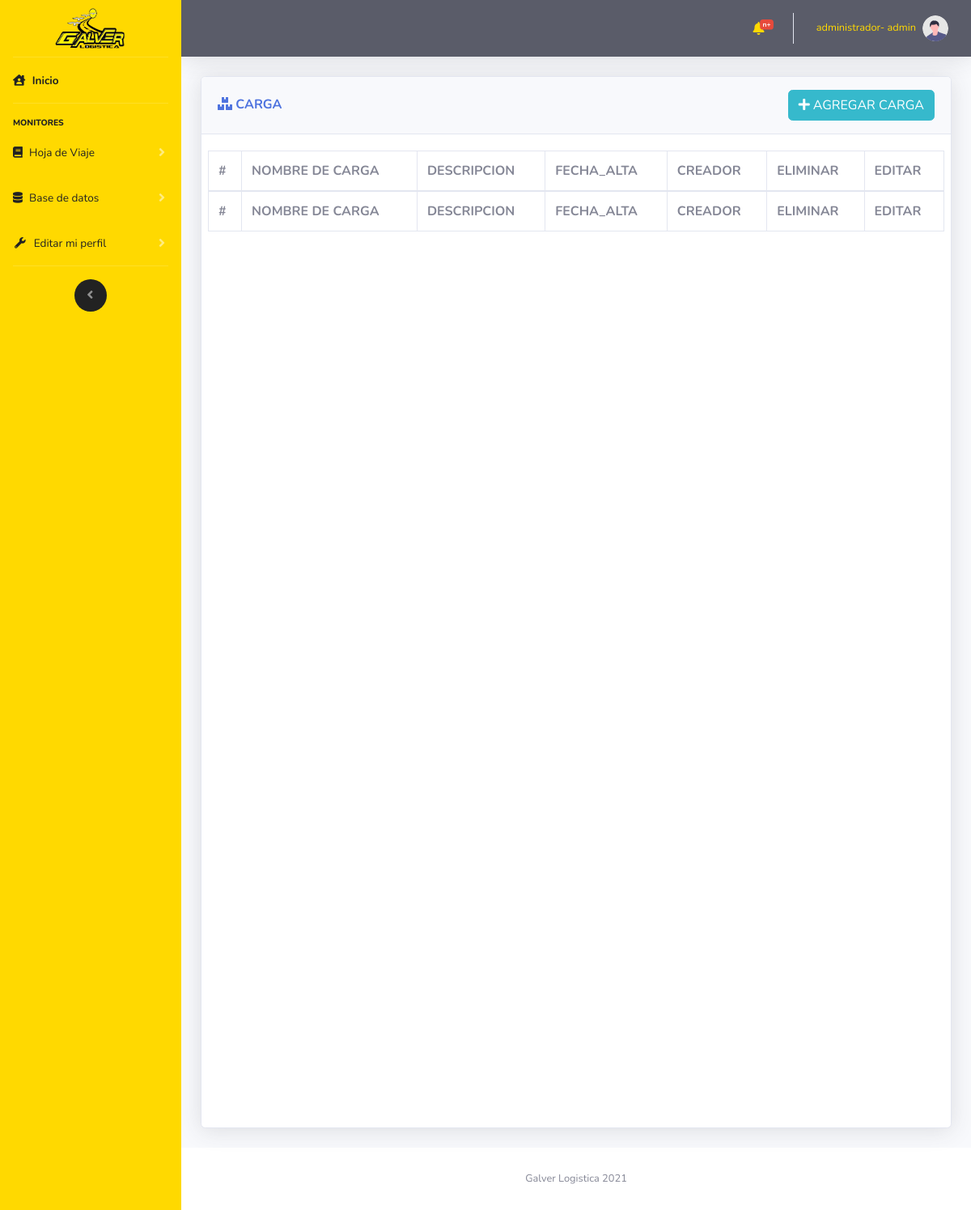
The app's page /vistas/CRUD_Cargas.php (signed in), older data.
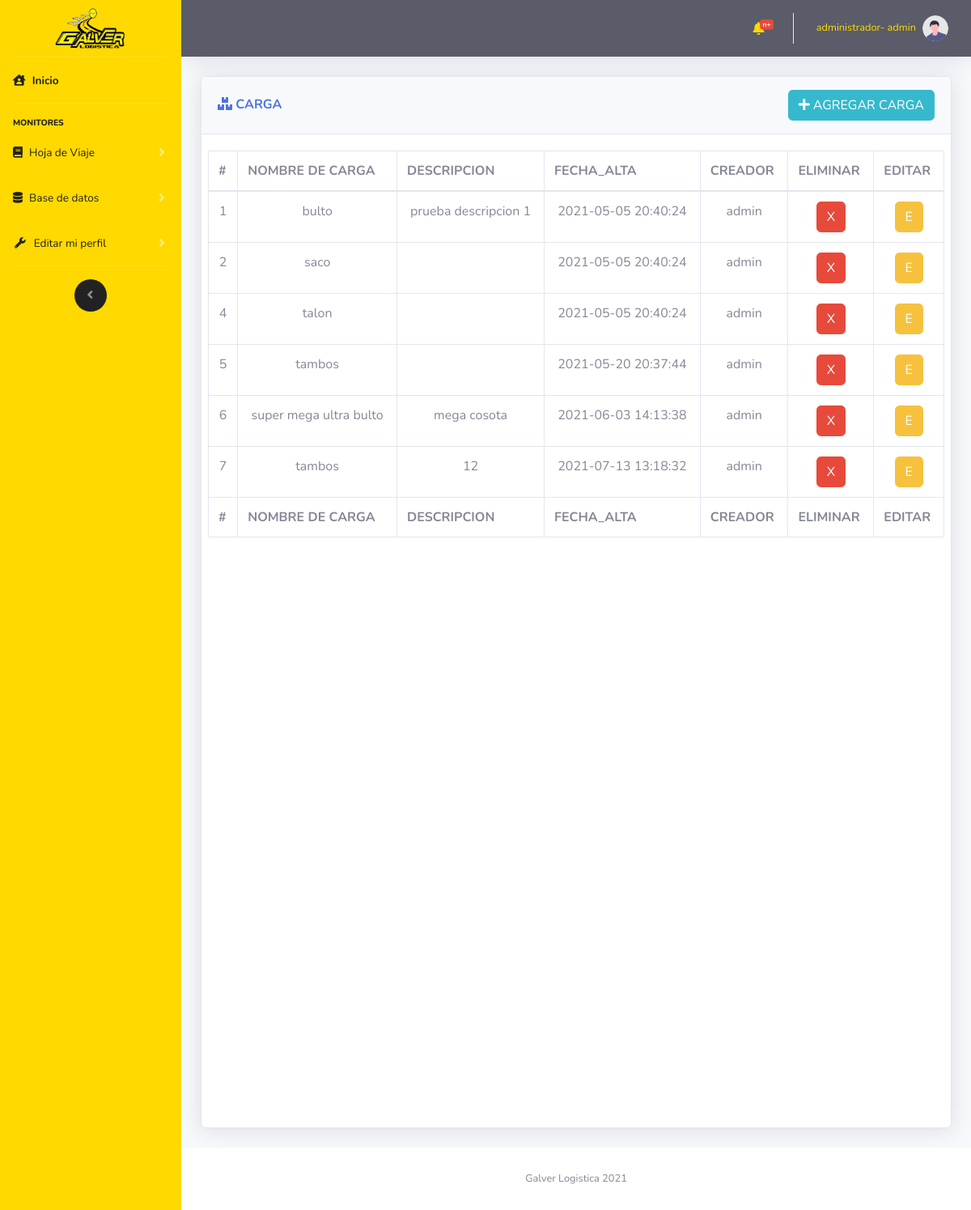
The same page, newer data.
### tables this page shows
CREATE TABLE `carga` (
  `cargaId` int(11) NOT NULL,
  `cargaNombre` varchar(50) NOT NULL,
  `cargaDescripcion` varchar(500) NOT NULL,
  `cargaFecaCreacion` datetime NOT NULL,
  `usuarioId` int(11) NOT NULL,
  `estadoRegistro` int(11) NOT NULL
);

CREATE TABLE `usuario` (
  `usuarioId` int(11) NOT NULL,
  `usuarioNombre` varchar(30) NOT NULL,
  `usuarioPassword` varchar(20) NOT NULL,
  `usuarioTipoId` int(11) NOT NULL,
  `usuarioCreacion` datetime NOT NULL,
  `estadoRegistro` int(11) NOT NULL
);

### controlador/modulos/selects.php (called while the page is built, shortened)
<?php
    function muestraCarga($mysqli)
    {
        $result = $mysqli->query("SELECT * FROM `carga` INNER JOIN usuario ON usuario.usuarioId= carga.usuarioId WHERE carga.estadoRegistro = 0");
        return $result;
    }
?>

### vistas/CRUD_Cargas.php (the view, shortened to what this page needs)
<?php
    include "../import/componentes/head.php";
    include "../import/componentes/navbarLateral.php";
    include "../import/componentes/navbarHorizontal.php";
    include "../controlador/coneccion/config.php";
    include "../controlador/modulos/selects.php";
?>
<div class="container-fluid">
    <div class="row">
            <div class="col-12">
                <div class="card shadow mb-4 card_hdv">
                    <div class="card-header py-3 d-flex flex-row align-items-center justify-content-between">
                        <h6 class="m-0 font-weight-bold text-primary"><i class="fas fa-boxes"></i> CARGA</h6>
                        <button type="button" class="btn btn-info  d-none d-md-block" data-toggle="modal"
                            data-target="#INSERT"><i class="fas fa-plus"></i>  AGREGAR CARGA</button>
                    </div>
                    <div class="card-body">
                        <div class="chart-area ">
                            <div class="row">
                                <div class="table-responsive cardScroll">
                                    <table class="table table-bordered" id="dataTable" width="100%" cellspacing="0">
                                        <thead>
                                            <tr>
                                                <th scope="col">#</th>
                                                <th scope="col">NOMBRE DE CARGA</th>
                                                <th scope="col">DESCRIPCION</th>
                                                <th scope="col">FECHA_ALTA</th>
                                                <th scope="col">CREADOR</th>
                                                <th scope="col">ELIMINAR</th>
                                                <th scope="col">EDITAR</th>
                                            </tr>
                                        </thead>
                                        <tfoot>
                                            <tr>
                                                <th scope="col">#</th>
                                                <th scope="col">NOMBRE DE CARGA</th>
                                                <th scope="col">DESCRIPCION</th>
                                                <th scope="col">FECHA_ALTA</th>
                                                <th scope="col">CREADOR</th>
                                                <th scope="col">ELIMINAR</th>
                                                <th scope="col">EDITAR</th>
                                            </tr>
                                        </tfoot>
                                        <tbody class=" text-center">
                                            <?php
                                            $datos=muestraCarga($mysqli);
                                            while ($filas =$datos->fetch_assoc())
                                            {
                                                echo
                                                "<tr>".
                                                "<td>".$filas["cargaId"]."</td>".
                                                "<td>".$filas["cargaNombre"]."</td>".
                                                "<td>".$filas["cargaDescripcion"]."</td>".
                                                "<td>".$filas["cargaFecaCreacion"]."</td>".
                                                "<td>".$filas["usuarioNombre"]."</td>".
                                                "<td><button type='button' class='btn btn-danger' onclick='eliminarCarga(".$filas["cargaId"].")')>X</button></td>".
                                                "<td><button type='button' class='btn btn-warning' data-toggle='modal'
                                                data-target='#UPDATE' onclick='editarPaso1Id(".$filas["cargaId"].")'>E</button></td>".
                                                "</tr>";
                                            }
                                            ?>
                                        </tbody>
                                    </table>
                                </div>
                            </div>
                        </div>
                    </div>
                </div>
            </div>
    </div>
    <?php
        include "../import/componentes/footer.php";
        include "../import/componentes/js/main.php";
    ?>

Row changes from the older to the newer data that the page shows:
now on this page (row edited): carga: cargaId "1", cargaNombre "bulto", cargaDescripcion "prueba descripcion 1", cargaFecaCreacion "2021-05-05 20:40:24", usuarioId.usuarioNombre "admin"
now on this page (row edited): carga: cargaId "2", cargaNombre "saco", cargaFecaCreacion "2021-05-05 20:40:24", usuarioId.usuarioNombre "admin"
now on this page (row edited): carga: cargaId "4", cargaNombre "talon", cargaFecaCreacion "2021-05-05 20:40:24", usuarioId.usuarioNombre "admin"
now on this page (row edited): carga: cargaId "5", cargaNombre "tambos", cargaFecaCreacion "2021-05-20 20:37:44", usuarioId.usuarioNombre "admin"
now on this page (row edited): carga: cargaId "6", cargaNombre "super mega ultra bulto", cargaDescripcion "mega cosota", cargaFecaCreacion "2021-06-03 14:13:38", usuarioId.usuarioNombre "admin"
now on this page (row edited): carga: cargaId "7", cargaNombre "tambos", cargaDescripcion "12", cargaFecaCreacion "2021-07-13 13:18:32", usuarioId.usuarioNombre "admin"
